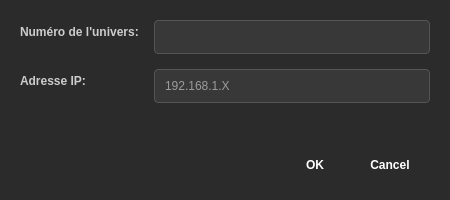
<?xml version="1.0" encoding="UTF-8"?>
<ui version="4.0">
 <class>DialogUnivers</class>
 <widget class="QDialog" name="DialogUnivers">
  <property name="geometry">
   <rect>
    <x>0</x>
    <y>0</y>
    <width>450</width>
    <height>200</height>
   </rect>
  </property>
  <property name="minimumSize">
   <size>
    <width>450</width>
    <height>0</height>
   </size>
  </property>
  <property name="windowTitle">
   <string>Nouvel Univers</string>
  </property>
  <property name="styleSheet">
   <string notr="true">background-color: #2b2b2b;</string>
  </property>
  <layout class="QVBoxLayout" name="verticalLayout">
   <property name="spacing">
    <number>20</number>
   </property>
   <property name="leftMargin">
    <number>20</number>
   </property>
   <property name="topMargin">
    <number>20</number>
   </property>
   <property name="rightMargin">
    <number>20</number>
   </property>
   <property name="bottomMargin">
    <number>20</number>
   </property>
   <item>
    <layout class="QFormLayout" name="formLayout">
     <property name="horizontalSpacing">
      <number>15</number>
     </property>
     <property name="verticalSpacing">
      <number>15</number>
     </property>
     <item row="0" column="0">
      <widget class="QLabel" name="labelNum">
       <property name="styleSheet">
        <string notr="true">color: #cccccc; font-family: 'Segoe UI'; font-weight: bold;</string>
       </property>
       <property name="text">
        <string>Numéro de l'univers:</string>
       </property>
      </widget>
     </item>
     <item row="0" column="1">
      <widget class="QLineEdit" name="numEdit">
       <property name="styleSheet">
        <string notr="true">background-color: #383838; border: 1px solid #555; color: #ffffff; padding: 8px; border-radius: 4px;</string>
       </property>
      </widget>
     </item>
     <item row="1" column="0">
      <widget class="QLabel" name="labelIp">
       <property name="styleSheet">
        <string notr="true">color: #cccccc; font-family: 'Segoe UI'; font-weight: bold;</string>
       </property>
       <property name="text">
        <string>Adresse IP:</string>
       </property>
      </widget>
     </item>
     <item row="1" column="1">
      <widget class="QLineEdit" name="ipEdit">
       <property name="styleSheet">
        <string notr="true">background-color: #383838; border: 1px solid #555; color: #ffffff; padding: 8px; border-radius: 4px;</string>
       </property>
       <property name="placeholderText">
        <string>192.168.1.X</string>
       </property>
      </widget>
     </item>
    </layout>
   </item>
   <item>
    <widget class="QDialogButtonBox" name="buttonBox">
     <property name="styleSheet">
      <string notr="true">QPushButton { border-radius: 4px; padding: 8px 20px; font-weight: bold; color: white; }
QPushButton[text=&quot;OK&quot;] { background-color: #388e3c; }
QPushButton[text=&quot;OK&quot;]:hover { background-color: #4caf50; }
QPushButton[text=&quot;Cancel&quot;] { background-color: #555555; }
QPushButton[text=&quot;Cancel&quot;]:hover { background-color: #666666; }</string>
     </property>
     <property name="orientation">
      <enum>Qt::Horizontal</enum>
     </property>
     <property name="standardButtons">
      <set>QDialogButtonBox::Cancel|QDialogButtonBox::Ok</set>
     </property>
    </widget>
   </item>
  </layout>
 </widget>
 <resources/>
 <connections>
  <connection>
   <sender>buttonBox</sender>
   <signal>accepted()</signal>
   <receiver>DialogUnivers</receiver>
   <slot>accept()</slot>
   <hints>
    <hint type="sourcelabel">
     <x>248</x>
     <y>254</y>
    </hint>
    <hint type="destinationlabel">
     <x>157</x>
     <y>274</y>
    </hint>
   </hints>
  </connection>
  <connection>
   <sender>buttonBox</sender>
   <signal>rejected()</signal>
   <receiver>DialogUnivers</receiver>
   <slot>reject()</slot>
   <hints>
    <hint type="sourcelabel">
     <x>316</x>
     <y>260</y>
    </hint>
    <hint type="destinationlabel">
     <x>286</x>
     <y>274</y>
    </hint>
   </hints>
  </connection>
 </connections>
</ui>
